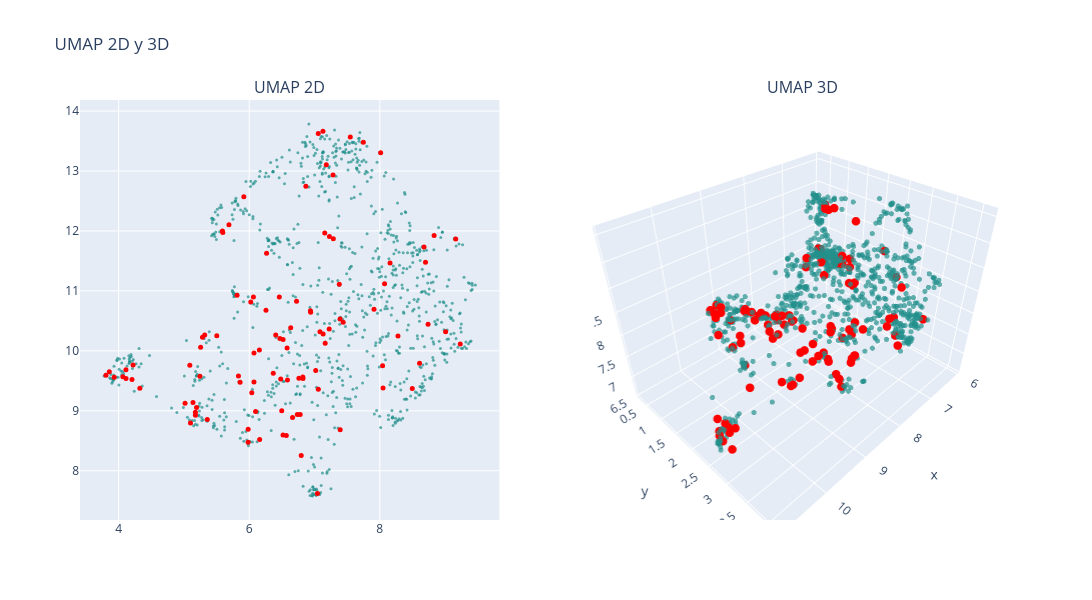

Here is the notebook cell this chart was saved with:
### Markdown cell above
### UMAP

### Code cell
# n_neighbors = 200
# n_neighbors = int(len(df) / k)

# n_neighbors = 200
n_neighbors = 50 # 6.5x minutos, resultado: vision mas global, no se distinguen tanto los clusters
# n_neighbors = 20 # 2.5x minutos, resultado: no se distinguen los clusters
# n_neighbors = 10 # 1.5x minutos, resultado: puntos muy juntos, se distinguen los clusters
# n_neighbors = 5 # x minutos, resultado: se distinguen bien los clusters, se ven un poco desconectados

min_dist = 0

# UMAP 2D
reducer_2d = umap.UMAP(n_neighbors=n_neighbors, min_dist=min_dist, n_components=2, random_state=0, metric='cosine')
embedding_2d = reducer_2d.fit_transform(df_vectorized)
df['umap2d_1'] = embedding_2d[:, 0]
df['umap2d_2'] = embedding_2d[:, 1]

# UMAP 3D
reducer_3d = umap.UMAP(n_neighbors=n_neighbors, min_dist=min_dist, n_components=3, random_state=0, metric='cosine')
embedding_3d = reducer_3d.fit_transform(df_vectorized)
df['umap3d_1'] = embedding_3d[:, 0]
df['umap3d_2'] = embedding_3d[:, 1]
df['umap3d_3'] = embedding_3d[:, 2]

# Graficar
colors = np.ones(len(df))  # Color base
colors_knn = np.zeros(len(df))  # Color para los KNN
colors_knn[knn_idxs[0]] = 1  # Resaltar los KNN

fig = make_subplots(rows=1, cols=2, subplot_titles=("UMAP 2D", "UMAP 3D"), 
                    specs=[[{"type": "scatter"}, {"type": "scatter3d"}]])

# Puntos normales (fondo)
fig.add_trace(
    go.Scatter(x=df['umap2d_1'], y=df['umap2d_2'], mode='markers',
               marker=dict(color=colors, colorscale='Viridis', size=3, opacity=0.7), 
               text=data['title'],
               hovertemplate="Titulo: %{text}<br>x: %{x}<br>y: %{y}<extra></extra>"),
    row=1, col=1)

# Puntos resaltados (delante)
fig.add_trace(
    go.Scatter(x=df.loc[knn_idxs[0], 'umap2d_1'], 
               y=df.loc[knn_idxs[0], 'umap2d_2'], 
               mode='markers',
               marker=dict(color='red', size=5, opacity=1), 
               text=data.loc[knn_idxs[0], 'title'], 
               hovertemplate="Titulo: %{text}<br>x: %{x}<br>y: %{y}<extra></extra>"),
    row=1, col=1)

# Puntos normales en 3D (fondo)
fig.add_trace(
    go.Scatter3d(x=df['umap3d_1'], y=df['umap3d_2'], z=df['umap3d_3'], mode='markers',
                 marker=dict(color=colors, colorscale='Viridis', size=3, opacity=0.7), 
                 text=data['title'],
                 hovertemplate="Cluster: %{text}<br>x: %{x}<br>y: %{y}<br>z: %{z}<extra></extra>"),
    row=1, col=2)

# Puntos resaltados en 3D (delante)
fig.add_trace(
    go.Scatter3d(x=df.loc[knn_idxs[0], 'umap3d_1'],
                 y=df.loc[knn_idxs[0], 'umap3d_2'],
                 z=df.loc[knn_idxs[0], 'umap3d_3'],
                 mode='markers',
                 marker=dict(color='red', size=5, opacity=1), 
                 text=data.loc[knn_idxs[0], 'title'], 
                 hovertemplate="Cluster: %{text}<br>x: %{x}<br>y: %{y}<br>z: %{z}<extra></extra>"),
    row=1, col=2)

fig.update_layout(height=600, width=1200, title_text="UMAP 2D y 3D", showlegend=False)
fig.show()

### Figure 1 — Plotly figure (JSON) as saved in the notebook; plotly's stock layout.template omitted (floating-point values rounded to 4 significant figures; data arrays with more than 128 entries replaced by an {"elided": "..."} marker saying what was removed)
{"data": [{"hovertemplate": "Titulo: %{text}<br>x: %{x}<br>y: %{y}<extra></extra>", "marker": {"color": {"elided": "1000 float values"}, "colorscale": [[0, "#440154"], [0.1111, "#482878"], [0.2222, "#3e4989"], [0.3333, "#31688e"], [0.4444, "#26828e"], [0.5556, "#1f9e89"], [0.6667, "#35b779"], [0.7778, "#6ece58"], [0.8889, "#b5de2b"], [1, "#fde725"]], "opacity": 0.7, "size": 3}, "mode": "markers", "text": {"elided": "4340 str values"}, "type": "scatter", "x": {"elided": "1000 float values"}, "xaxis": "x", "y": {"elided": "1000 float values"}, "yaxis": "y"}, {"hovertemplate": "Titulo: %{text}<br>x: %{x}<br>y: %{y}<extra></extra>", "marker": {"color": "red", "opacity": 1, "size": 5}, "mode": "markers", "text": ["an integrated conversion system and charge balance control strategy for phev based on mmmc", "an advanced active rectifier based on the single star bridge cells modular multilevel cascade converter for more electric aircrafts applications", "a novel method based on self power supply control for balancing capacitor static voltage in mmc", "an accurate accelerated steady state model for modular multilevel converters with very high voltage levels", "a new control for modular multilevel converters and their use as dc circuit breaker", "ac impedance modeling of modular multilevel converters considering different control modes similarities and differences", "a modular multilevel converter with half bridge submodules for hybrid energy storage systems integrating battery and ultracapacitor", "a simplified control set mpc strategy for low switching frequency in mmc based variable frequency drives", "a fundamental frequency sorting algorithm for capacitor voltage balance of modular multilevel converter with low frequency carrier phase shift modulation", "active and reactive power control of modular multilevel converter using sliding mode controller", "a novel four arm modular multilevel converter with high power density", "advanced hardware in the loop testbed for development of grid connected medium voltage modular multilevel converter", "a novel hybrid mmc dc fault ride through control strategy based on virtual dc motor", "a three port three phase modular series multilevel converter integrating mvdc with mvac grids", "a system in the loop methodology for the validation of dc connected converters", "an efficient sequential model predictive control for scalable module multilevel power converters", "an innovative dc dc modular multilevel converter topology for interconnection asynchronous high voltage direct current power grids", "an mmc model predictive control strategy based on level modulation", "a step up modular high voltage pulse generator based on isolated input parallel output series voltage boosting modules and modular multilevel submodules", "an improved circulating current suppression control scheme for mmc based hvdc systems", "a study of shunt active power filter based on modular multilevel converter mmc", "a single carrier pwm technique for grid tied modular multilevel cascaded inverters", "a modular multilevel dc dc converter with auxiliary inductor circuits for cell voltage balancing and fast output response", "a novel active power conversion system based on modular multilevel converter in microgrid", "a novel modulation scheme and voltage balancing algorithm for modular multilevel converter", "a novel control method for mmcs connected to the ac system", "a new fault tolerant control method for a three phase modular multilevel converter under an arm failure", "a cell capacitor energy balancing control of mmc hvdc under the ac grid faults", "a control strategy of modular multilevel converters for motor operating at low frequency", "a model for a three phase modular multi level converter based on inductive power transfer technology m2lc ipt", "a phase shifted square wave modulation ps swm for modular multilevel converter mmc and dc transformer for medium voltage applications", "a unidirectional insulated ac dc converter based on the hexverter and multipulse rectifier", "a method for the calculation of the ac side admittance of a modular multilevel converter", "a unified modular multilevel dc dc converter structure with flexible ac power transfer controls", "a bidirectional modular multilevel dc dc converter of triangular structure", "a novel battery energy storage system based on mmc in hvdc transmission system", "a novel conception for hvdc transmission capacity expansion and its control strategy", "a three phase partial power processing soft switched inverter", "an ac ac modular multilevel converter based partially rated solid state transformer for power flow control", "an improved circulating current suppression strategy based on quasi pr controller for mmc hvdc system", "an improved nearest level modulation of modular multilevel converter statcom", "an energy model based controller for a three phase grid tied modular multilevel converter", "an mmc based modular unipolar bipolar high voltage nanosecond pulse generator with adjustable rise fall time", "a modular multilevel converter with self voltage balancing part i mathematical proof", "a novel control strategy for circulating current suppression of modular multilevel converter", "an adaptive voltage balancing method for high power modular multilevel converters", "an lmi based linear quadratic regulator lqr control for modular multilevel converters mmcs considering parameters uncertainty", "an mmc circulating current suppressing controller based on bridge arm common mode voltage", "adaptive virtual inertia control strategy based on multilevel matrix modular converter", "ac side impedance modeling method of multi level converter considering complete control structure", "an improved topology of unified power flow controller based on mmc with fault current limiting", "a distributed control architecture for cascaded h bridge converter", "adaptive modular multilevel converter model for electromagnetic transient simulations", "a capacitor voltage balancing control method for modular multilevel converter based on variable threshold interval sub modules grouping", "a novel topology and control strategy of modular multilevel converter mmc", "a novel modular multilevel converter based hybrid photovoltaic and battery storage system", "active injection for single ended protection in dc grid using hybrid mmc", "adaptive integrated coordinated control strategy for mmc mtdc systems", "a three phase modular series multilevel converter with inherent fault blocking capability for mvdc mvac grid integration", "a simplified approach to model grid forming controlled mmcs in power system stability studies", "a strategy of dc fault ride through and capacitor voltage balancing for hybrid modular multilevel converter mmc", "a study of 1mhz multi sampling svpwm method for low carrier three phase modular multilevel converter", "a novel multiterminal high voltage dc network in the black sea region", "a new control method for fault ride through of hvdc connected offshore wind parks", "a novel hybrid power storage topology and its power sharing strategy", "adaptive high frequency injection and control loops design for flying capacitor passive cross connected modular multilevel converter based drive systems", "a modular multilevel converter with integrated self balancing series igbts", "a sensorless control method for capacitor voltage balance and circulating current suppression of modular multilevel converter", "adaptive single pole autoreclosing concept with advanced dc fault current control for full bridge mmc vsc systems", "a two step continuous control set mpc for modular multilevel converters operating with variable output voltage and frequency", "a simple model predictive control strategy aiming at enhancing the performance of modular multilevel converters", "a new dc ice melting device based on hybrid mmc structure", "an equivalent circuit method for modelling and simulation of modular multilevel converters in real time hil test bench", "an arm multiplexing alternate arm converter with high submodule utilization for hvdc system", "a performance analysis of three potential control network for monitoring and control in power electronics converter", "a high efficiency modular switched capacitor converter with continuously variable conversion ratio", "a novel control strategy for modular multilevel converter with integrated supercapacitor energy storage system", "adaptive current limiting control in half bridge mmc for dc fault", "an improved nearest level modulation method for the modular multilevel converter", "active power decoupling for full bridge submodules of a modular multilevel converter", "a reduced order hss based impedance model of mmc with complete closed loop decoupling controllers", "an improved control system for modular multilevel converters featuring new modulation strategy and voltage balancing control", "a star configured cascade h bridge converter for building integrated photovoltaics", "a mmc hysteresis current control method based on current slope", "a single cell based injection method for circulating current control in mmc", "a novel mmc based on series parallel multiplex and its control strategy for flexible hvdc application", "a dual three phase induction machine based flywheel storage system driven by modular multilevel converters for fault ride through in hvdc systems", "a new multilevel ac dc topology based h bridge alternate arm converter", "a single phase low frequency ac transmission method", "a model assisted testing scheme for modular multilevel converter", "a novel hybrid multilevel converter for medium voltage applications", "active thermal control of hybrid mmc under over modulation operation", "an improved multi level converter with a novel sub module circuit", "a novel dvr based on parallel connected diode clamped modular multilevel converters", "a new hybrid dual active bridge modular multilevel based dc dc converter for hvdc networks", "advanced concepts for fusion power supplies", "an assessment of multilevel converters submodules emi emissions considering three configurations including parasitic parameters", "ac fault ride through of modular multilevel converter vsc hvdc transmission systems", "a modular matrix converter for transformer less pmsg wind generation systems", "an adaptive modelling of neuro fuzzy and craziness pso algorithm for dc fault protection system"], "type": "scatter", "x": [4.325, 7.129, 7.058, 7.548, 7.058, 6.482, 7.748, 8.013, 5.358, 5.177, 5.596, 6.039, 8.157, 9.163, 7.283, 8.832, 7.379, 6.073, 5.689, 7.393, 5.504, 5.59, 9.232, 7.045, 7.157, 7.132, 6.58, 7.181, 5.245, 6.586, 6.725, 6.938, 5.017, 5.814, 6.868, 7.164, 6.257, 6.664, 6.737, 6.097, 6.024, 6.368, 8.7, 6.065, 5.256, 7.439, 3.806, 6.821, 8.279, 6.569, 6.781, 8.609, 6.073, 5.918, 7.228, 6.518, 5.175, 8.497, 3.932, 7.084, 8.677, 6.761, 4.205, 7.019, 7.288, 5.284, 6.461, 8.05, 8.739, 5.984, 8.043, 4.222, 6.941, 6.156, 4.065, 7.225, 6.16, 6.469, 5.318, 3.857, 6.518, 9.008, 5.09, 5.139, 6.266, 5.86, 5.984, 7.911, 4.112, 6.498, 5.194, 6.406, 5.1, 6.823, 7.392, 6.796, 6.636, 4.113, 8.073, 5.835], "xaxis": "x", "y": [9.378, 13.66, 13.63, 13.57, 9.36, 9.529, 13.48, 13.3, 8.853, 8.924, 11.97, 9.302, 11.47, 11.87, 12.93, 11.92, 11.11, 9.48, 12.1, 8.683, 10.25, 12.0, 10.12, 7.62, 11.97, 10.28, 10.05, 13.11, 9.576, 9.515, 10.83, 10.67, 9.126, 10.93, 12.74, 10.13, 10.68, 8.888, 8.936, 8.987, 10.81, 9.625, 11.48, 10.9, 10.06, 10.48, 9.593, 9.565, 10.25, 8.589, 8.938, 9.791, 9.965, 12.57, 11.91, 8.596, 8.974, 9.371, 9.558, 10.32, 11.73, 9.542, 9.523, 9.674, 11.87, 10.23, 10.9, 9.379, 10.44, 8.477, 9.75, 9.764, 10.65, 10.01, 9.57, 10.36, 8.521, 10.2, 10.26, 9.652, 10.19, 10.32, 9.76, 9.139, 11.63, 9.477, 8.691, 10.69, 9.686, 8.999, 9.056, 10.26, 8.797, 9.539, 10.53, 8.256, 10.39, 9.54, 11.12, 9.58], "yaxis": "y"}, {"hovertemplate": "Cluster: %{text}<br>x: %{x}<br>y: %{y}<br>z: %{z}<extra></extra>", "marker": {"color": {"elided": "1000 float values"}, "colorscale": [[0, "#440154"], [0.1111, "#482878"], [0.2222, "#3e4989"], [0.3333, "#31688e"], [0.4444, "#26828e"], [0.5556, "#1f9e89"], [0.6667, "#35b779"], [0.7778, "#6ece58"], [0.8889, "#b5de2b"], [1, "#fde725"]], "opacity": 0.7, "size": 3}, "mode": "markers", "scene": "scene", "text": {"elided": "4340 str values"}, "type": "scatter3d", "x": {"elided": "1000 float values"}, "y": {"elided": "1000 float values"}, "z": {"elided": "1000 float values"}}, {"hovertemplate": "Cluster: %{text}<br>x: %{x}<br>y: %{y}<br>z: %{z}<extra></extra>", "marker": {"color": "red", "opacity": 1, "size": 5}, "mode": "markers", "scene": "scene", "text": ["an integrated conversion system and charge balance control strategy for phev based on mmmc", "an advanced active rectifier based on the single star bridge cells modular multilevel cascade converter for more electric aircrafts applications", "a novel method based on self power supply control for balancing capacitor static voltage in mmc", "an accurate accelerated steady state model for modular multilevel converters with very high voltage levels", "a new control for modular multilevel converters and their use as dc circuit breaker", "ac impedance modeling of modular multilevel converters considering different control modes similarities and differences", "a modular multilevel converter with half bridge submodules for hybrid energy storage systems integrating battery and ultracapacitor", "a simplified control set mpc strategy for low switching frequency in mmc based variable frequency drives", "a fundamental frequency sorting algorithm for capacitor voltage balance of modular multilevel converter with low frequency carrier phase shift modulation", "active and reactive power control of modular multilevel converter using sliding mode controller", "a novel four arm modular multilevel converter with high power density", "advanced hardware in the loop testbed for development of grid connected medium voltage modular multilevel converter", "a novel hybrid mmc dc fault ride through control strategy based on virtual dc motor", "a three port three phase modular series multilevel converter integrating mvdc with mvac grids", "a system in the loop methodology for the validation of dc connected converters", "an efficient sequential model predictive control for scalable module multilevel power converters", "an innovative dc dc modular multilevel converter topology for interconnection asynchronous high voltage direct current power grids", "an mmc model predictive control strategy based on level modulation", "a step up modular high voltage pulse generator based on isolated input parallel output series voltage boosting modules and modular multilevel submodules", "an improved circulating current suppression control scheme for mmc based hvdc systems", "a study of shunt active power filter based on modular multilevel converter mmc", "a single carrier pwm technique for grid tied modular multilevel cascaded inverters", "a modular multilevel dc dc converter with auxiliary inductor circuits for cell voltage balancing and fast output response", "a novel active power conversion system based on modular multilevel converter in microgrid", "a novel modulation scheme and voltage balancing algorithm for modular multilevel converter", "a novel control method for mmcs connected to the ac system", "a new fault tolerant control method for a three phase modular multilevel converter under an arm failure", "a cell capacitor energy balancing control of mmc hvdc under the ac grid faults", "a control strategy of modular multilevel converters for motor operating at low frequency", "a model for a three phase modular multi level converter based on inductive power transfer technology m2lc ipt", "a phase shifted square wave modulation ps swm for modular multilevel converter mmc and dc transformer for medium voltage applications", "a unidirectional insulated ac dc converter based on the hexverter and multipulse rectifier", "a method for the calculation of the ac side admittance of a modular multilevel converter", "a unified modular multilevel dc dc converter structure with flexible ac power transfer controls", "a bidirectional modular multilevel dc dc converter of triangular structure", "a novel battery energy storage system based on mmc in hvdc transmission system", "a novel conception for hvdc transmission capacity expansion and its control strategy", "a three phase partial power processing soft switched inverter", "an ac ac modular multilevel converter based partially rated solid state transformer for power flow control", "an improved circulating current suppression strategy based on quasi pr controller for mmc hvdc system", "an improved nearest level modulation of modular multilevel converter statcom", "an energy model based controller for a three phase grid tied modular multilevel converter", "an mmc based modular unipolar bipolar high voltage nanosecond pulse generator with adjustable rise fall time", "a modular multilevel converter with self voltage balancing part i mathematical proof", "a novel control strategy for circulating current suppression of modular multilevel converter", "an adaptive voltage balancing method for high power modular multilevel converters", "an lmi based linear quadratic regulator lqr control for modular multilevel converters mmcs considering parameters uncertainty", "an mmc circulating current suppressing controller based on bridge arm common mode voltage", "adaptive virtual inertia control strategy based on multilevel matrix modular converter", "ac side impedance modeling method of multi level converter considering complete control structure", "an improved topology of unified power flow controller based on mmc with fault current limiting", "a distributed control architecture for cascaded h bridge converter", "adaptive modular multilevel converter model for electromagnetic transient simulations", "a capacitor voltage balancing control method for modular multilevel converter based on variable threshold interval sub modules grouping", "a novel topology and control strategy of modular multilevel converter mmc", "a novel modular multilevel converter based hybrid photovoltaic and battery storage system", "active injection for single ended protection in dc grid using hybrid mmc", "adaptive integrated coordinated control strategy for mmc mtdc systems", "a three phase modular series multilevel converter with inherent fault blocking capability for mvdc mvac grid integration", "a simplified approach to model grid forming controlled mmcs in power system stability studies", "a strategy of dc fault ride through and capacitor voltage balancing for hybrid modular multilevel converter mmc", "a study of 1mhz multi sampling svpwm method for low carrier three phase modular multilevel converter", "a novel multiterminal high voltage dc network in the black sea region", "a new control method for fault ride through of hvdc connected offshore wind parks", "a novel hybrid power storage topology and its power sharing strategy", "adaptive high frequency injection and control loops design for flying capacitor passive cross connected modular multilevel converter based drive systems", "a modular multilevel converter with integrated self balancing series igbts", "a sensorless control method for capacitor voltage balance and circulating current suppression of modular multilevel converter", "adaptive single pole autoreclosing concept with advanced dc fault current control for full bridge mmc vsc systems", "a two step continuous control set mpc for modular multilevel converters operating with variable output voltage and frequency", "a simple model predictive control strategy aiming at enhancing the performance of modular multilevel converters", "a new dc ice melting device based on hybrid mmc structure", "an equivalent circuit method for modelling and simulation of modular multilevel converters in real time hil test bench", "an arm multiplexing alternate arm converter with high submodule utilization for hvdc system", "a performance analysis of three potential control network for monitoring and control in power electronics converter", "a high efficiency modular switched capacitor converter with continuously variable conversion ratio", "a novel control strategy for modular multilevel converter with integrated supercapacitor energy storage system", "adaptive current limiting control in half bridge mmc for dc fault", "an improved nearest level modulation method for the modular multilevel converter", "active power decoupling for full bridge submodules of a modular multilevel converter", "a reduced order hss based impedance model of mmc with complete closed loop decoupling controllers", "an improved control system for modular multilevel converters featuring new modulation strategy and voltage balancing control", "a star configured cascade h bridge converter for building integrated photovoltaics", "a mmc hysteresis current control method based on current slope", "a single cell based injection method for circulating current control in mmc", "a novel mmc based on series parallel multiplex and its control strategy for flexible hvdc application", "a dual three phase induction machine based flywheel storage system driven by modular multilevel converters for fault ride through in hvdc systems", "a new multilevel ac dc topology based h bridge alternate arm converter", "a single phase low frequency ac transmission method", "a model assisted testing scheme for modular multilevel converter", "a novel hybrid multilevel converter for medium voltage applications", "active thermal control of hybrid mmc under over modulation operation", "an improved multi level converter with a novel sub module circuit", "a novel dvr based on parallel connected diode clamped modular multilevel converters", "a new hybrid dual active bridge modular multilevel based dc dc converter for hvdc networks", "advanced concepts for fusion power supplies", "an assessment of multilevel converters submodules emi emissions considering three configurations including parasitic parameters", "ac fault ride through of modular multilevel converter vsc hvdc transmission systems", "a modular matrix converter for transformer less pmsg wind generation systems", "an adaptive modelling of neuro fuzzy and craziness pso algorithm for dc fault protection system"], "type": "scatter3d", "x": [10.65, 6.334, 6.389, 6.142, 8.257, 8.788, 6.105, 6.221, 9.758, 9.832, 7.467, 9.254, 7.277, 6.703, 6.299, 6.881, 7.401, 9.081, 7.454, 8.201, 9.273, 7.449, 7.638, 8.759, 7.063, 8.468, 8.586, 6.689, 9.963, 8.603, 8.066, 8.245, 10.04, 8.209, 7.126, 8.245, 8.15, 9.076, 8.901, 9.189, 8.24, 8.762, 6.915, 8.139, 9.567, 8.047, 10.7, 8.477, 7.88, 8.954, 8.637, 7.882, 9.042, 6.975, 7.039, 8.978, 9.93, 8.508, 10.75, 8.284, 7.185, 8.656, 10.58, 8.961, 7.062, 9.456, 8.012, 8.54, 8.018, 9.677, 8.285, 10.43, 8.261, 8.978, 10.71, 8.317, 9.453, 8.696, 9.416, 10.75, 8.569, 7.71, 10.06, 9.955, 6.935, 9.334, 9.533, 7.922, 10.58, 8.911, 9.843, 8.864, 9.917, 8.483, 7.991, 8.753, 8.585, 10.64, 7.559, 9.353], "y": [2.374, 0.6252, 0.6185, 0.9144, 1.719, 1.855, 1.01, 1.4, 1.49, 1.491, 1.847, 2.164, 3.454, 2.948, 1.254, 3.117, 2.581, 1.927, 1.756, 1.164, 2.924, 1.966, 3.263, 0.3261, 2.102, 2.884, 2.576, 1.021, 2.332, 1.784, 3.085, 3.286, 1.759, 2.989, 0.954, 2.718, 2.588, 1.473, 1.529, 1.399, 2.954, 1.758, 3.769, 2.785, 2.794, 3.023, 2.779, 1.917, 2.568, 1.129, 1.338, 2.753, 2.714, 1.314, 2.219, 1.429, 1.555, 2.657, 2.523, 2.72, 3.48, 1.89, 2.48, 2.681, 2.196, 2.9, 3.028, 2.358, 3.761, 1.619, 2.528, 2.528, 3.285, 2.749, 2.473, 3.04, 1.572, 2.819, 2.905, 2.595, 2.827, 3.722, 2.54, 1.612, 2.068, 2.479, 1.676, 3.174, 2.548, 1.481, 1.639, 2.838, 1.42, 1.849, 2.92, 0.861, 2.948, 2.659, 3.432, 2.36], "z": [7.27, 8.149, 8.18, 7.896, 7.719, 8.076, 7.825, 8.158, 8.546, 8.741, 9.843, 8.233, 7.761, 8.571, 8.011, 7.807, 7.673, 8.158, 9.832, 7.548, 7.652, 9.907, 9.617, 7.26, 8.221, 8.179, 7.805, 8.16, 8.0, 8.042, 7.447, 7.754, 8.363, 6.766, 8.141, 8.044, 7.121, 8.209, 8.128, 8.262, 6.965, 8.096, 8.114, 6.912, 7.662, 7.971, 6.89, 7.911, 9.347, 7.974, 7.835, 9.202, 7.954, 9.63, 8.274, 7.947, 8.646, 9.513, 7.057, 8.126, 7.48, 7.918, 7.192, 8.419, 8.208, 7.569, 7.281, 9.483, 8.694, 7.805, 9.117, 6.985, 7.759, 7.987, 7.097, 8.056, 7.749, 7.733, 7.572, 6.976, 7.738, 9.148, 7.69, 8.602, 9.516, 8.385, 8.016, 8.103, 7.145, 8.053, 8.776, 7.719, 8.644, 8.023, 8.002, 7.81, 7.671, 7.147, 8.113, 8.239]}], "layout": {"annotations": [{"font": {"size": 16}, "showarrow": false, "text": "UMAP 2D", "x": 0.225, "xanchor": "center", "xref": "paper", "y": 1, "yanchor": "bottom", "yref": "paper"}, {"font": {"size": 16}, "showarrow": false, "text": "UMAP 3D", "x": 0.775, "xanchor": "center", "xref": "paper", "y": 1, "yanchor": "bottom", "yref": "paper"}], "height": 600, "scene": {"domain": {"x": [0.55, 1], "y": [0, 1]}}, "showlegend": false, "title": {"text": "UMAP 2D y 3D"}, "width": 1200, "xaxis": {"anchor": "y", "domain": [0, 0.45]}, "yaxis": {"anchor": "x", "domain": [0, 1]}}}
